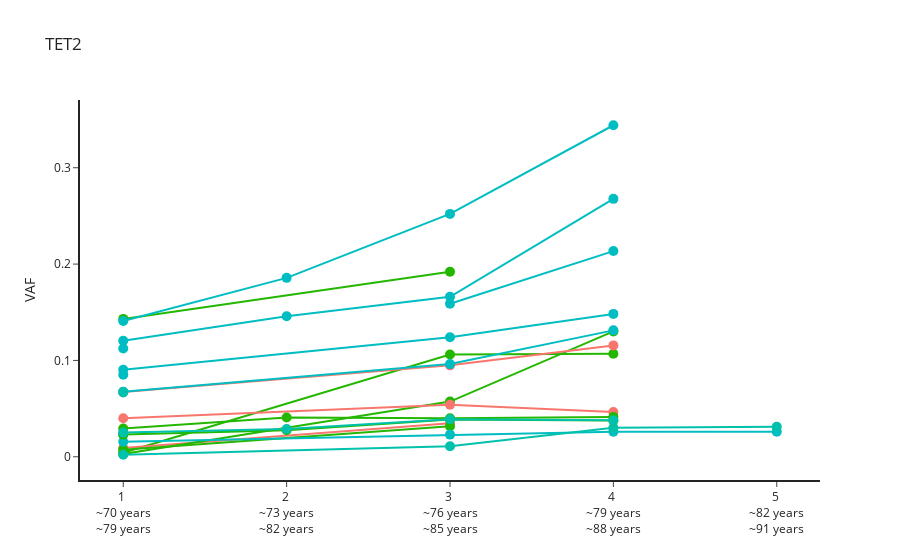
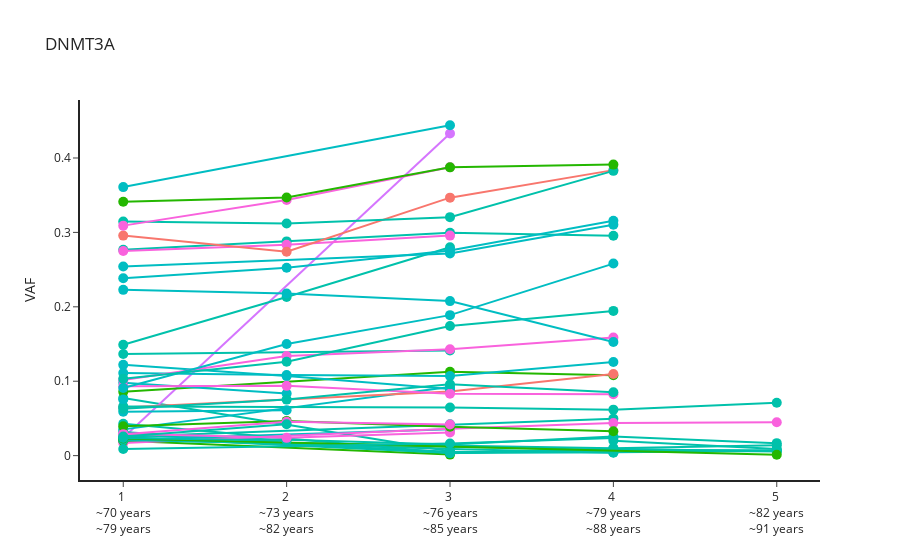
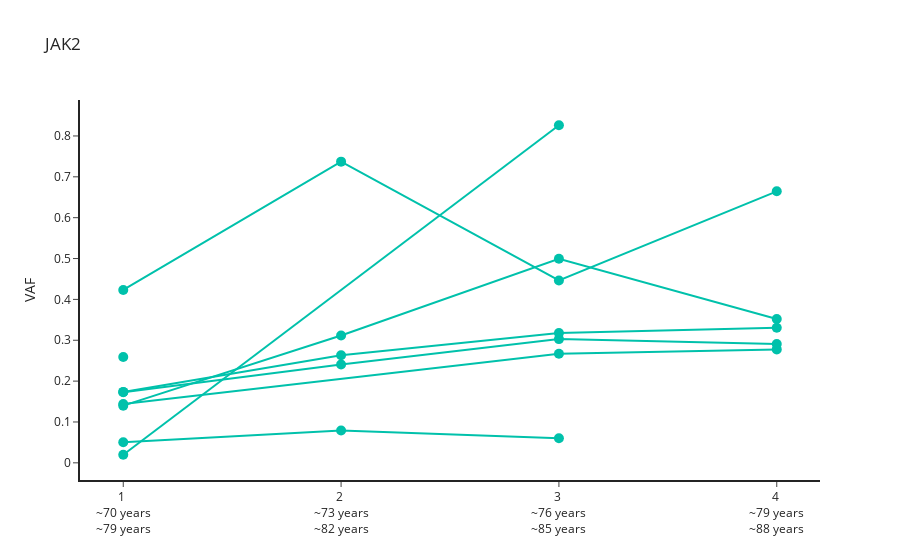

Here is the notebook cell these charts were saved with, in order:
### Markdown cell above
# 2% datset overview
## Gene trajectories

### Code cell
df = pd.read_csv(r'../Datasets/LBC_ARCHER.2PCT_VAF.Mar21.non-synonymous.tsv', sep='\t')

for gene in ['TET2', 'DNMT3A', 'JAK2']:
    fig = plot.gene_plot(df, gene)
    fig.show()
    fig.write_image(path + f'Neil {gene}.svg')

### Figure 1 — Plotly figure (JSON) as saved in the notebook; plotly's stock layout.template omitted (floating-point values rounded to 4 significant figures)
{"data": [{"marker": {"color": "#24B700", "size": 10}, "showlegend": false, "type": "scatter", "x": [1, 3, 4], "y": [0.0041, 0.1061, 0.107]}, {"marker": {"color": "#00BDC2", "size": 10}, "showlegend": false, "type": "scatter", "x": [3, 4], "y": [0.1589, 0.2135]}, {"marker": {"color": "#F8766D", "size": 10}, "showlegend": false, "type": "scatter", "x": [1, 3], "y": [0.0091, 0.0349]}, {"marker": {"color": "#24B700", "size": 10}, "showlegend": false, "type": "scatter", "x": [1, 3], "y": [0.0072, 0.0316]}, {"marker": {"color": "#24B700", "size": 10}, "showlegend": false, "type": "scatter", "x": [1], "y": [0.0231]}, {"marker": {"color": "#24B700", "size": 10}, "showlegend": false, "type": "scatter", "x": [1, 3, 4], "y": [0.0029, 0.0573, 0.1301]}, {"marker": {"color": "#24B700", "size": 10}, "showlegend": false, "type": "scatter", "x": [1, 3], "y": [0.1431, 0.192]}, {"marker": {"color": "#F8766D", "size": 10}, "showlegend": false, "type": "scatter", "x": [1, 3, 4], "y": [0.0673, 0.0949, 0.1156]}, {"marker": {"color": "#00BDC2", "size": 10}, "showlegend": false, "type": "scatter", "x": [1, 3, 4, 5], "y": [0.0156, 0.023, 0.0261, 0.0261]}, {"marker": {"color": "#00C1AB", "size": 10}, "showlegend": false, "type": "scatter", "x": [1, 3, 4, 5], "y": [0.0021, 0.0109, 0.03, 0.0311]}, {"marker": {"color": "#00BDC2", "size": 10}, "showlegend": false, "type": "scatter", "x": [1], "y": [0.1123]}, {"marker": {"color": "#F8766D", "size": 10}, "showlegend": false, "type": "scatter", "x": [1, 3, 4], "y": [0.0399, 0.054, 0.0464]}, {"marker": {"color": "#00BDC2", "size": 10}, "showlegend": false, "type": "scatter", "x": [1, 3, 4], "y": [0.0676, 0.0962, 0.1312]}, {"marker": {"color": "#00BDC2", "size": 10}, "showlegend": false, "type": "scatter", "x": [1, 2, 3, 4], "y": [0.1205, 0.1459, 0.1661, 0.2677]}, {"marker": {"color": "#00BDC2", "size": 10}, "showlegend": false, "type": "scatter", "x": [1, 2, 3, 4], "y": [0.141, 0.1857, 0.2521, 0.3441]}, {"marker": {"color": "#00C1AB", "size": 10}, "showlegend": false, "type": "scatter", "x": [1], "y": [0.0667]}, {"marker": {"color": "#24B700", "size": 10}, "showlegend": false, "type": "scatter", "x": [1, 2, 3, 4], "y": [0.0293, 0.0407, 0.04, 0.0414]}, {"marker": {"color": "#00BDC2", "size": 10}, "showlegend": false, "type": "scatter", "x": [1, 3, 4], "y": [0.0904, 0.1241, 0.1483]}, {"marker": {"color": "#24B700", "size": 10}, "showlegend": false, "type": "scatter", "x": [1, 2, 3, 4], "y": [0.023, 0.0275, 0.0388, 0.0377]}, {"marker": {"color": "#00C1AB", "size": 10}, "showlegend": false, "type": "scatter", "x": [1, 2, 3, 4], "y": [0.0251, 0.0287, 0.0389, 0.0378]}, {"marker": {"color": "#00BDC2", "size": 10}, "showlegend": false, "type": "scatter", "x": [1], "y": [0.0852]}], "layout": {"title": {"text": "TET2"}, "xaxis": {"linewidth": 2, "tickmode": "array", "ticktext": ["1 <br>~70 years<br>~79 years", "2 <br>~73 years<br>~82 years", "3 <br>~76 years<br>~85 years", "4 <br>~79 years<br>~88 years", "5 <br>~82 years<br>~91 years"], "tickvals": [1, 2, 3, 4, 5]}, "yaxis": {"dtick": 0.1, "linewidth": 2, "title": {"text": "VAF"}}}}

### Figure 2 — Plotly figure (JSON) as saved in the notebook; plotly's stock layout.template omitted (floating-point values rounded to 4 significant figures)
{"data": [{"marker": {"color": "#00C1AB", "size": 10}, "showlegend": false, "type": "scatter", "x": [1, 3, 4, 5], "y": [0.0248, 0.0051, 0.0047, 0.0061]}, {"marker": {"color": "#00C1AB", "size": 10}, "showlegend": false, "type": "scatter", "x": [1, 3, 4, 5], "y": [0.0279, 0.015, 0.0257, 0.0168]}, {"marker": {"color": "#00C1AB", "size": 10}, "showlegend": false, "type": "scatter", "x": [1, 3], "y": [0.0774, 0.0058]}, {"marker": {"color": "#D575FE", "size": 10}, "showlegend": false, "type": "scatter", "x": [1, 3], "y": [0.024, 0.4328]}, {"marker": {"color": "#00BDC2", "size": 10}, "showlegend": false, "type": "scatter", "x": [1, 3], "y": [0.3609, 0.444]}, {"marker": {"color": "#00C1AB", "size": 10}, "showlegend": false, "type": "scatter", "x": [1, 3], "y": [0.1367, 0.1412]}, {"marker": {"color": "#00BDC2", "size": 10}, "showlegend": false, "type": "scatter", "x": [1, 3], "y": [0.0353, 0.0924]}, {"marker": {"color": "#00C1AB", "size": 10}, "showlegend": false, "type": "scatter", "x": [1, 3, 4], "y": [0.0318, 0.0032, 0.0088]}, {"marker": {"color": "#24B700", "size": 10}, "showlegend": false, "type": "scatter", "x": [1, 3], "y": [0.0201, 0.0014]}, {"marker": {"color": "#24B700", "size": 10}, "showlegend": false, "type": "scatter", "x": [1], "y": [0.0228]}, {"marker": {"color": "#00BDC2", "size": 10}, "showlegend": false, "type": "scatter", "x": [1, 3], "y": [0.0213, 0.0356]}, {"marker": {"color": "#24B700", "size": 10}, "showlegend": false, "type": "scatter", "x": [1], "y": [0.0225]}, {"marker": {"color": "#00C1AB", "size": 10}, "showlegend": false, "type": "scatter", "x": [1, 3, 4], "y": [0.0254, 0.0421, 0.0497]}, {"marker": {"color": "#00C1AB", "size": 10}, "showlegend": false, "type": "scatter", "x": [1, 3, 4], "y": [0.0427, 0.0034, 0.0046]}, {"marker": {"color": "#24B700", "size": 10}, "showlegend": false, "type": "scatter", "x": [1], "y": [0.0222]}, {"marker": {"color": "#00C1AB", "size": 10}, "showlegend": false, "type": "scatter", "x": [1, 3, 4, 5], "y": [0.0248, 0.0035, 0.0092, 0.0056]}, {"marker": {"color": "#24B700", "size": 10}, "showlegend": false, "type": "scatter", "x": [1, 3, 4], "y": [0.0857, 0.1126, 0.108]}, {"marker": {"color": "#F8766D", "size": 10}, "showlegend": false, "type": "scatter", "x": [1, 3, 4], "y": [0.0646, 0.0862, 0.1097]}, {"marker": {"color": "#00C1AB", "size": 10}, "showlegend": false, "type": "scatter", "x": [1, 4, 5], "y": [0.0206, 0.0101, 0.0139]}, {"marker": {"color": "#24B700", "size": 10}, "showlegend": false, "type": "scatter", "x": [1], "y": [0.0216]}, {"marker": {"color": "#00C1AB", "size": 10}, "showlegend": false, "type": "scatter", "x": [4, 5], "y": [0.0201, 0.0088]}, {"marker": {"color": "#00C1AB", "size": 10}, "showlegend": false, "type": "scatter", "x": [1, 3, 4, 5], "y": [0.0662, 0.0648, 0.0618, 0.0711]}, {"marker": {"color": "#F962DD", "size": 10}, "showlegend": false, "type": "scatter", "x": [1, 3, 4, 5], "y": [0.017, 0.0362, 0.0439, 0.0449]}, {"marker": {"color": "#24B700", "size": 10}, "showlegend": false, "type": "scatter", "x": [1], "y": [0.0202]}, {"marker": {"color": "#00C1AB", "size": 10}, "showlegend": false, "type": "scatter", "x": [1, 4, 5], "y": [0.0211, 0.0077, 0.0073]}, {"marker": {"color": "#00C1AB", "size": 10}, "showlegend": false, "type": "scatter", "x": [1, 3, 4], "y": [0.0233, 0.0089, 0.004]}, {"marker": {"color": "#24B700", "size": 10}, "showlegend": false, "type": "scatter", "x": [1, 5], "y": [0.0232, 0.0012]}, {"marker": {"color": "#00C1AB", "size": 10}, "showlegend": false, "type": "scatter", "x": [1, 2, 3, 4], "y": [0.2767, 0.2879, 0.2996, 0.2954]}, {"marker": {"color": "#00BDC2", "size": 10}, "showlegend": false, "type": "scatter", "x": [1], "y": [0.0754]}, {"marker": {"color": "#F962DD", "size": 10}, "showlegend": false, "type": "scatter", "x": [1, 2, 3], "y": [0.2749, 0.2833, 0.2957]}, {"marker": {"color": "#00BDC2", "size": 10}, "showlegend": false, "type": "scatter", "x": [1, 2, 3], "y": [0.122, 0.1069, 0.0894]}, {"marker": {"color": "#00BDC2", "size": 10}, "showlegend": false, "type": "scatter", "x": [1, 2, 3, 4], "y": [0.1109, 0.1084, 0.107, 0.1258]}, {"marker": {"color": "#00C1AB", "size": 10}, "showlegend": false, "type": "scatter", "x": [1, 2], "y": [0.0238, 0.0203]}, {"marker": {"color": "#00BDC2", "size": 10}, "showlegend": false, "type": "scatter", "x": [1, 2], "y": [0.0979, 0.0835]}, {"marker": {"color": "#00BDC2", "size": 10}, "showlegend": false, "type": "scatter", "x": [1, 2], "y": [0.0589, 0.0609]}, {"marker": {"color": "#F962DD", "size": 10}, "showlegend": false, "type": "scatter", "x": [1, 2, 3, 4], "y": [0.1015, 0.134, 0.143, 0.1588]}, {"marker": {"color": "#F962DD", "size": 10}, "showlegend": false, "type": "scatter", "x": [1, 2, 3, 4], "y": [0.0932, 0.0938, 0.0832, 0.0824]}, {"marker": {"color": "#00BDC2", "size": 10}, "showlegend": false, "type": "scatter", "x": [1, 2, 3, 4], "y": [0.091, 0.15, 0.1888, 0.2581]}, {"marker": {"color": "#F8766D", "size": 10}, "showlegend": false, "type": "scatter", "x": [1, 2, 3, 4], "y": [0.2957, 0.2741, 0.3467, 0.3837]}, {"marker": {"color": "#00C1AB", "size": 10}, "showlegend": false, "type": "scatter", "x": [1, 2, 3, 4], "y": [0.3146, 0.3119, 0.3205, 0.3827]}, {"marker": {"color": "#00C1AB", "size": 10}, "showlegend": false, "type": "scatter", "x": [1, 2, 3], "y": [0.149, 0.2133, 0.28]}, {"marker": {"color": "#F962DD", "size": 10}, "showlegend": false, "type": "scatter", "x": [1, 2, 3], "y": [0.0295, 0.0239, 0.031]}, {"marker": {"color": "#00C1AB", "size": 10}, "showlegend": false, "type": "scatter", "x": [1, 3, 4], "y": [0.009, 0.0163, 0.0237]}, {"marker": {"color": "#F962DD", "size": 10}, "showlegend": false, "type": "scatter", "x": [1, 2, 3], "y": [0.3091, 0.3435, 0.3876]}, {"marker": {"color": "#00BDC2", "size": 10}, "showlegend": false, "type": "scatter", "x": [1, 3, 4], "y": [0.2541, 0.2718, 0.3103]}, {"marker": {"color": "#00C1AB", "size": 10}, "showlegend": false, "type": "scatter", "x": [1, 2, 3, 4], "y": [0.1032, 0.1262, 0.1743, 0.1945]}, {"marker": {"color": "#24B700", "size": 10}, "showlegend": false, "type": "scatter", "x": [1, 2, 3, 4], "y": [0.3411, 0.3469, 0.3874, 0.3911]}, {"marker": {"color": "#00BDC2", "size": 10}, "showlegend": false, "type": "scatter", "x": [1, 2, 3, 4], "y": [0.2228, 0.2179, 0.2077, 0.1528]}, {"marker": {"color": "#24B700", "size": 10}, "showlegend": false, "type": "scatter", "x": [1, 2, 3, 4], "y": [0.0395, 0.0467, 0.0388, 0.0327]}, {"marker": {"color": "#F962DD", "size": 10}, "showlegend": false, "type": "scatter", "x": [1, 2, 3], "y": [0.0287, 0.0456, 0.0418]}, {"marker": {"color": "#00C1AB", "size": 10}, "showlegend": false, "type": "scatter", "x": [1, 2, 3, 4], "y": [0.0629, 0.0753, 0.0959, 0.0853]}, {"marker": {"color": "#00BDC2", "size": 10}, "showlegend": false, "type": "scatter", "x": [1, 2, 3, 4], "y": [0.2383, 0.2526, 0.2758, 0.3156]}, {"marker": {"color": "#00C1AB", "size": 10}, "showlegend": false, "type": "scatter", "x": [1, 2], "y": [0.0256, 0.0421]}], "layout": {"title": {"text": "DNMT3A"}, "xaxis": {"linewidth": 2, "tickmode": "array", "ticktext": ["1 <br>~70 years<br>~79 years", "2 <br>~73 years<br>~82 years", "3 <br>~76 years<br>~85 years", "4 <br>~79 years<br>~88 years", "5 <br>~82 years<br>~91 years"], "tickvals": [1, 2, 3, 4, 5]}, "yaxis": {"dtick": 0.1, "linewidth": 2, "title": {"text": "VAF"}}}}

### Figure 3 — Plotly figure (JSON) as saved in the notebook; plotly's stock layout.template omitted (floating-point values rounded to 4 significant figures)
{"data": [{"marker": {"color": "#00C1AB", "size": 10}, "showlegend": false, "type": "scatter", "x": [1, 3], "y": [0.0198, 0.8262]}, {"marker": {"color": "#00C1AB", "size": 10}, "showlegend": false, "type": "scatter", "x": [1, 3, 4], "y": [0.1441, 0.2668, 0.2776]}, {"marker": {"color": "#00C1AB", "size": 10}, "showlegend": false, "type": "scatter", "x": [1, 2, 3, 4], "y": [0.14, 0.3118, 0.4996, 0.352]}, {"marker": {"color": "#00C1AB", "size": 10}, "showlegend": false, "type": "scatter", "x": [1], "y": [0.2591]}, {"marker": {"color": "#00C1AB", "size": 10}, "showlegend": false, "type": "scatter", "x": [1, 2, 3, 4], "y": [0.173, 0.2405, 0.3028, 0.2908]}, {"marker": {"color": "#00C1AB", "size": 10}, "showlegend": false, "type": "scatter", "x": [1, 2, 3], "y": [0.0503, 0.0792, 0.0603]}, {"marker": {"color": "#00C1AB", "size": 10}, "showlegend": false, "type": "scatter", "x": [1, 2, 3, 4], "y": [0.1736, 0.2634, 0.3175, 0.3307]}, {"marker": {"color": "#00C1AB", "size": 10}, "showlegend": false, "type": "scatter", "x": [1, 2, 3, 4], "y": [0.4232, 0.7371, 0.4463, 0.6645]}], "layout": {"title": {"text": "JAK2"}, "xaxis": {"linewidth": 2, "tickmode": "array", "ticktext": ["1 <br>~70 years<br>~79 years", "2 <br>~73 years<br>~82 years", "3 <br>~76 years<br>~85 years", "4 <br>~79 years<br>~88 years", "5 <br>~82 years<br>~91 years"], "tickvals": [1, 2, 3, 4, 5]}, "yaxis": {"dtick": 0.1, "linewidth": 2, "title": {"text": "VAF"}}}}
